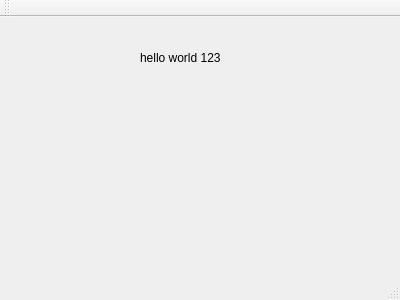
<?xml version="1.0" encoding="UTF-8"?>
<ui version="4.0">
    <class>MainWindow</class>
    <widget class="QMainWindow" name="MainWindow">
        <property name="geometry">
            <rect>
                <x>0</x>
                <y>0</y>
                <width>400</width>
                <height>300</height>
            </rect>
        </property>
        <property name="windowTitle">
            <string>MainWindow</string>
        </property>
        <widget class="QWidget" name="centralWidget">
            <widget class="QLabel" name="label">
                <property name="geometry">
                    <rect>
                        <x>140</x>
                        <y>20</y>
                        <width>81</width>
                        <height>41</height>
                    </rect>
                </property>
                <property name="text">
                    <string>hello world 123</string>
                </property>
            </widget>
        </widget>
        <widget class="QMenuBar" name="menuBar">
            <property name="geometry">
                <rect>
                    <x>0</x>
                    <y>0</y>
                    <width>400</width>
                    <height>25</height>
                </rect>
            </property>
        </widget>
        <widget class="QToolBar" name="mainToolBar">
            <attribute name="toolBarArea">
                <enum>TopToolBarArea</enum>
            </attribute>
            <attribute name="toolBarBreak">
                <bool>false</bool>
            </attribute>
        </widget>
        <widget class="QStatusBar" name="statusBar"/>
    </widget>
    <layoutdefault spacing="6" margin="11"/>
    <resources/>
    <connections/>
</ui>
